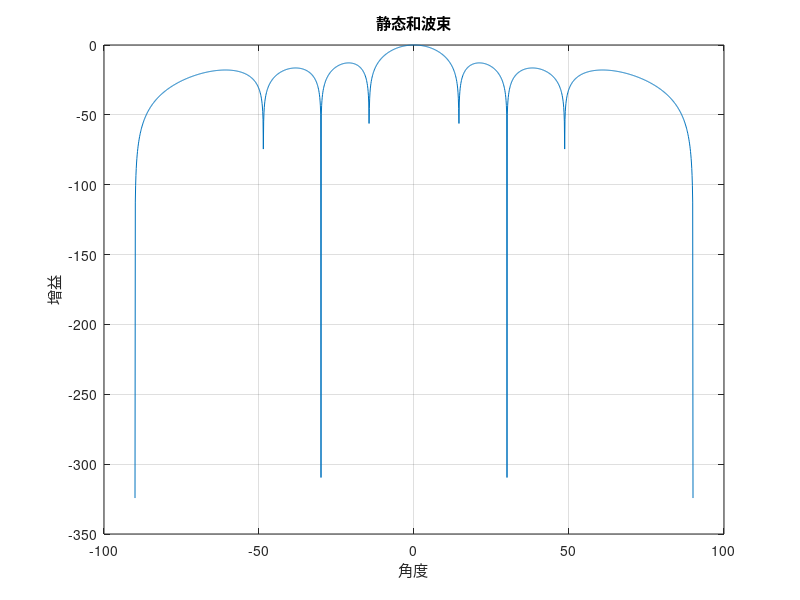

The MATLAB script that drew this image: (Note: this script raises an error after producing the figure.)
close all;
clear all;
clc;
clear ;clc;close all;
%%参数设置
f=16e9;
c=3e8;
lamda=c/f;
d=lamda/2;
k=2*pi/lamda;
N=8;

%% 无干扰静态方向图
theta=-90:0.1:90;
L=length(theta);
a_start=zeros(N,L);
for i=1:N
    a_start(i,:)=exp(1j*k*(i-1)*d*sind(theta));
end
v=ones(N,1);
s=v'*a_start;
s1=abs(s);
s2=s1/max(s1);
s=20*log10(s2);
figure(1);
plot(theta,s);
xlabel("角度");
ylabel("增益");
title('静态和波束');
grid on;
%% 期望信号 噶闹信号 噪声信号
M=512;%采样次数
theta0=15;%期望信号角度
theta_i=[38 68];%干扰信号
a_i=exp(1i*k*(0:N-1)'*d*sind(theta_i));%干扰信号对每个阵子的相移
a0=exp(1i*k*(0:N-1)'*d*sind(theta0));%期望信号对每个阵子的相移 alpha
I1=zeros(N,M);
I2=zeros(N,M);
n=zeros(N,M);
for ii=1:M %生成信号
    AM_I1=100*randn(1);
    AM_I2=100*randn(1);
    I1(:,ii)=AM_I1*a_i(:,1);
    I2(:,ii)=AM_I2*a_i(:,2);
    n(:,ii)=0.5*(randn(N,1)+j*randn(N,1));

end
X=I1+I2+n;
%%LCEC
R=X*X'/M;
c=a0;%期望信号矢量
[V,D]=eig(R);%协方差矩阵特征值分解
un=V(:,1:6);
un=fliplr(un);
I=eye(N);
w_lcec=un*un'*c*inv(c'*un*un'*c);
y_lcec=w_lcec'*a_start;
y_lcec=abs(y_lcec);
y_lcec=y_lcec/max(y_lcec);
figure(5);
plot(theta,db(y_lcec));
grid on;
%% 构建目标函数 干扰为38 68 信号为15度 零陷宽度为1度
theta_3dB=38;
theta_3dB_2=10;
Am=70;
D_theta=zeros(1,L);
for i=1:length(theta)
    if theta(i)<=40.5&&theta(i)>=36.5  
        D_theta(i)=-min(12*((theta(i)/theta_3dB_2))^4,Am);
     else if theta(i)<=70.5&&theta(i)>=66.5 
        D_theta(i)=-min(12*((theta(i)/theta_3dB))^4,Am);
      else if theta(i)>=10&&theta(i)<=20   
         D_theta(i)=0;
      else
         D_theta(i)=-30; 
      end
      end
    end
end
figure(2)
plot(theta,D_theta);
grid on;
%% 差分变异初始化
NP=50;
D=2*N;        % 优化个数
G=200;
F0=0.4;
CR=0.1;

yz=10^-6;
limit = [0, 360;0, 360;0, 360;0, 360;0, 360;0, 360;0, 360;0, 360;0, 360;0, 1;0, 1;0, 1;0, 1;0,1;0, 1;0, 1;];              % 设置位置参数限制 
for i = 1:D
    alpha = limit(i, 1) + (limit(i, 2) - limit(i, 1)) * rand(popsize, D);%初始种群的位置
end

x=zeros(D,NP);    % 初始种群
v=zeros(D,NP);    % 变异种群
u=zeros(D,NP);    % 选择种群
%   种群初值
x=0.01*rand(D,NP)*(b-a)+w_lcec;
%   计算目标参数
ob=cost(NP,theta,a_start,x,D_theta);

trace(1)=max(ob);
%          差分进化循环
for gen=1:G
    %   变异操作
    for m=1:NP
        r1=randi([1,NP],1,1);
        while(r1==m)
            r1=randi([1,NP],1,1);
        end
        
        r2=randi([1,NP],1,1);
        while(r2==r1)||(r2==m)
            r2=randi([1,NP],1,1);
        end
        
        r3=randi([1,NP],1,1);
        while(r3==m)||(r3==r2)||(r3==r1)
            r3=randi([1,NP],1,1);
        end
        %  产生不同的r1,r2,r3
        
        v(:,m)=x(:,r1)+F0*(x(:,r2)-x(:,r3));
 
    end
    
    %   交叉操作
    
    r=randi([1,D],1,1);   % 这个变异是针对整个种群的变异，不正对单个个体
    for n=1:D
        cr=rand;
        if (cr<=CR)||(n==r)
            u(n,:)=v(n,:);
        else
            u(n,:)=x(n,:);
        end
    end
%     %     边界条件处理
%     for m=1:NP
%         for n=1:D
%             if u(n,m)<a
%                 u(n,m)=a;
%             end
%             if u(n,m)>b
%                 u(n,m)=b;
%             end
%         end
%     end
    
    % 自然选择
    % 计算新的适应度
    ob_1=cost(NP,theta,a_start,u,D_theta);
    
    for m=1:NP
        if ob_1(m)>ob(m)
            x(:,m)=u(:,m);
        else
            x(:,m)=x(:,m);
        end
        
    end
    % 现在x为经过选择后的种群
    
    ob=cost(NP,theta,a_start,x,D_theta);
    
    [trace(gen+1), temp]=max(ob);
    tt=max(ob);
    
end
w_DE=x(:,temp); 
y_DE=w_DE'*a_start;
y_DE=abs(y_DE);
y_DE=y_DE/max(y_DE);
 
figure(3);
title(['差分进化算法(DE)', '最小值: ', num2str(tt)]);
xlabel('迭代次数'); 
ylabel('目标函数值');
plot(trace);

grid on;
figure(4)
plot(theta,D_theta,'r');hold on;
plot(theta,db(y_DE),'b');
xlabel("角度");
ylabel("dB");
ylim([-100,0]);
